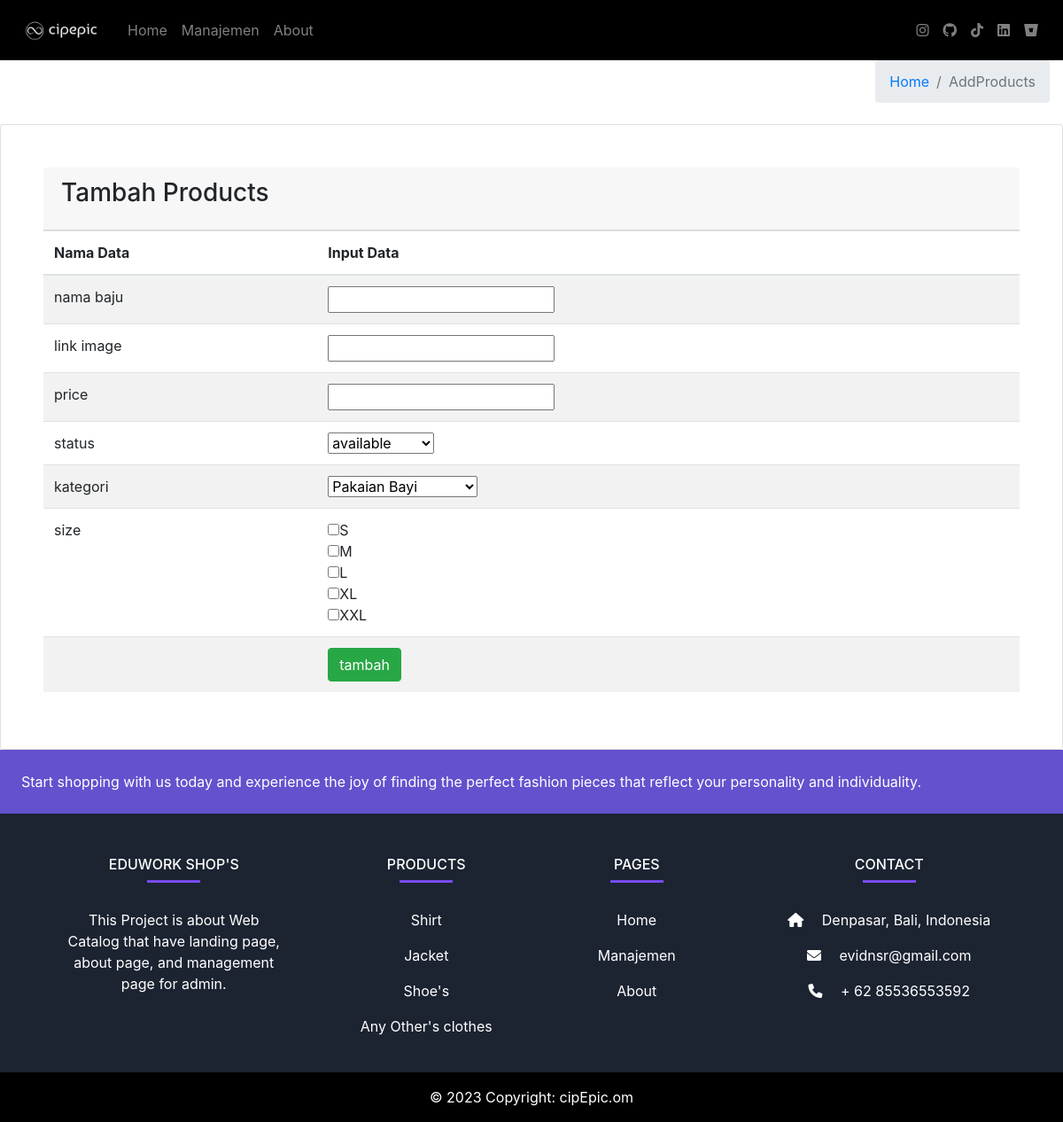
The page /tambah-jquery.php on the database its author committed.
### tables this page shows
CREATE TABLE `size` (
  `size_id` int(11) NOT NULL,
  `name` varchar(50) DEFAULT NULL
);

### tambah-jquery.php (the view, shortened to what this page needs)
<!DOCTYPE html>
<html>
<head>
    <link rel="stylesheet" href="https://cdn.datatables.net/1.13.4/css/jquery.dataTables.css" />
    <link rel="stylesheet" href="https://cdnjs.cloudflare.com/ajax/libs/twitter-bootstrap/4.5.2/css/bootstrap.css">
    <link rel="stylesheet" href="https://cdn.datatables.net/1.13.4/css/dataTables.bootstrap4.min.css">
    <link rel="stylesheet" href="..\styles\global.css">
</head>
<body>
	<div class="content-wrapper">
        <section class="content-header">
                <div class="container-fluid">
                    <div class="row mb-2">
                        <div class="col-sm-6">
                        </div>
                        <div class="col-sm-6">
                            <ol class="breadcrumb float-sm-right">
                                <li class="breadcrumb-item"><a href="#">Home</a></li>
                                <li class="breadcrumb-item active">AddProducts</li>
                            </ol>
                        </div>
                    </div>
                </div>
        </section>
	<div class="row">
         <div class="col-12">
		    <div class="card p-lg-5">
                <div class="card-header">
                    <h3 class="card-title">Tambah Products</h3>
                </div>
                <form id="customerForm" action="prosestambah-jquery.php" method="post">
                    <table class="table table-striped">
                        <thead>
                            <tr>
                                <th>Nama Data</th>
                                <th>Input Data</th>
                            </tr>
                        </thead>
                        <tbody>
                            <tr>
                                <td>nama baju</td>
                                <td><input type="text" name="name" data-name="name" class="required"></td>
                            </tr>
                            <tr>
                                <td>link image</td>
                                <td><input type="text" name="Image" data-name="Image" class="required"></td>
                            </tr>
                            <tr>
                                <td>price</td>
                                <td><input type="text" name="price" data-name="price" class="required"></td>
                            </tr>
                            <tr>
                                <td>status</td>
                                <td>
                                    <select name="status" data-name="status" class="required">
                                        <option value="available">available</option>
                                    </select>
                                </td>
                            </tr>
                            <tr>
                                <td>kategori</td>
                                <td>
                                    <select name="id_category" data-name="Kategori" class="required">
                                        <?php
                                            include_once("database/connect.php");
                                            $categories = mysqli_query($conn, "SELECT * FROM categories");
                                            while ($row = mysqli_fetch_assoc($categories)) {
                                                echo '<option value="' . $row['id_category'] . '">' . $row['name'] . '</option>';
                                            }
                                        ?>
                                    </select>
                                </td>
                            </tr>
                            <tr>
                                <td>size</td>
                                <td>
                                    <?php
                                        $sizes = mysqli_query($conn, "SELECT * FROM size");
                                        while ($row = mysqli_fetch_assoc($sizes)) {
                                            echo '<input type="checkbox" name="sizes[]" value="' . $row['size_id'] . '">' . $row['name'] . '<br>';
                                        }
                                    ?>
                                </td>
                            </tr>
                            <tr>
                                <td></td>
                                <td><input type="submit" name="Submit" value="tambah" class="btn btn-success"></td>
                            </tr>
                        </tbody>
                    </table>
                </form>
            </div>
        </div>
	</div>
    </div>
</body>
</html>

### styles/global.css (style rules this page uses)
body { height: 100%; margin: 0; padding: 0; }
.navbar { background-color:black; padding: 10px 20px; }
.navbar-brand { font-weight: bold; }
.navbar-nav .nav-link { color: black; padding: 10px 15px; }

### rows shown on the page
size: name "S"
size: name "M"
size: name "L"
size: name "XL"
size: name "XXL"

### other values the page prints
form field id_category "Pakaian Bayi"
